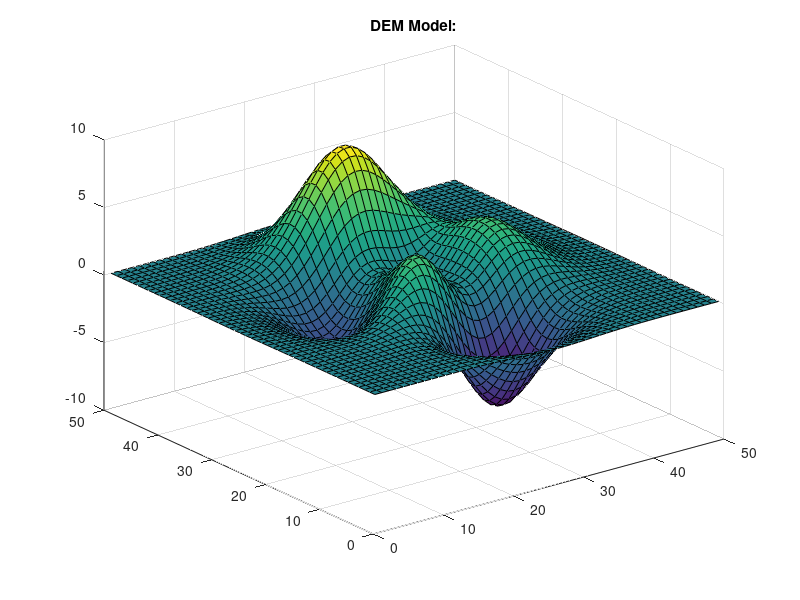

This figure's MATLAB source: (Note: this script raises an error after producing the figure.)
% Benchmark Testing

% == DEFAULT VARIABLES ==========================================

% I hate warnings 
warning off; 

% Create a DEM of some size 
sizeDEM = 50;
ZI = peaks(sizeDEM);

% myTIN:
point_tol = 0.1; 

% myPovTIN:
player_coord = [15, 15, 0];
FOV = 15;

% == STANDARD DEM ===============================================


% DEM Figure
figure(1); clf;
tic; 
surf(ZI);
DEM_time = toc; 
title('DEM Model:');

% == myTIN ======================================================

% Create Figure
figure(2); clf;

% Find TIN model from DEM shown above
[tri, x, y, z] = myTIN(ZI, point_tol);

% Plot the TIN found 
tic;
trisurf(tri, x, y, z);
TIN_time = toc;

% Update Figure and Separate
title(['myTIN: (', num2str(100*point_tol), '% Point Tolerance)']);

% == myPovTIN ===================================================

% Use MyPovTIN!
[tri, x, y, z] = myPovTIN(player_coord, FOV, ZI, point_tol);

% Plot the surface using trisurf
figure(3); clf;
tic;
trisurf(tri, x, y, z);
povTIN_time = toc; 

% Set axis limits (do not change xlim, ylim, or zlim)
xlim([0, sizeDEM]);
ylim([0, sizeDEM]);
zlim([min(ZI(:)), max(ZI(:))]);

% Add labels and title
xlabel('X');
ylabel('Y');
zlabel('Z');
title(['myPovTIN: (', num2str(100*point_tol), '% Point Tolerance)']);

% == PRINT BENCHMARK RESULTS =====================================

disp(' '); disp('Benchmarking Results:');
disp('---------------------------');
disp(['DEM      | ', num2str(DEM_time, '%.5f'), ' seconds']);
disp('---------------------------');
disp(['myTIN    | ', num2str(TIN_time, '%.5f'), ' seconds' ]);
disp('---------------------------');
disp(['myPovTIN | ', num2str(povTIN_time, '%.5f'), ' seconds']);
disp('---------------------------'); disp(' ');